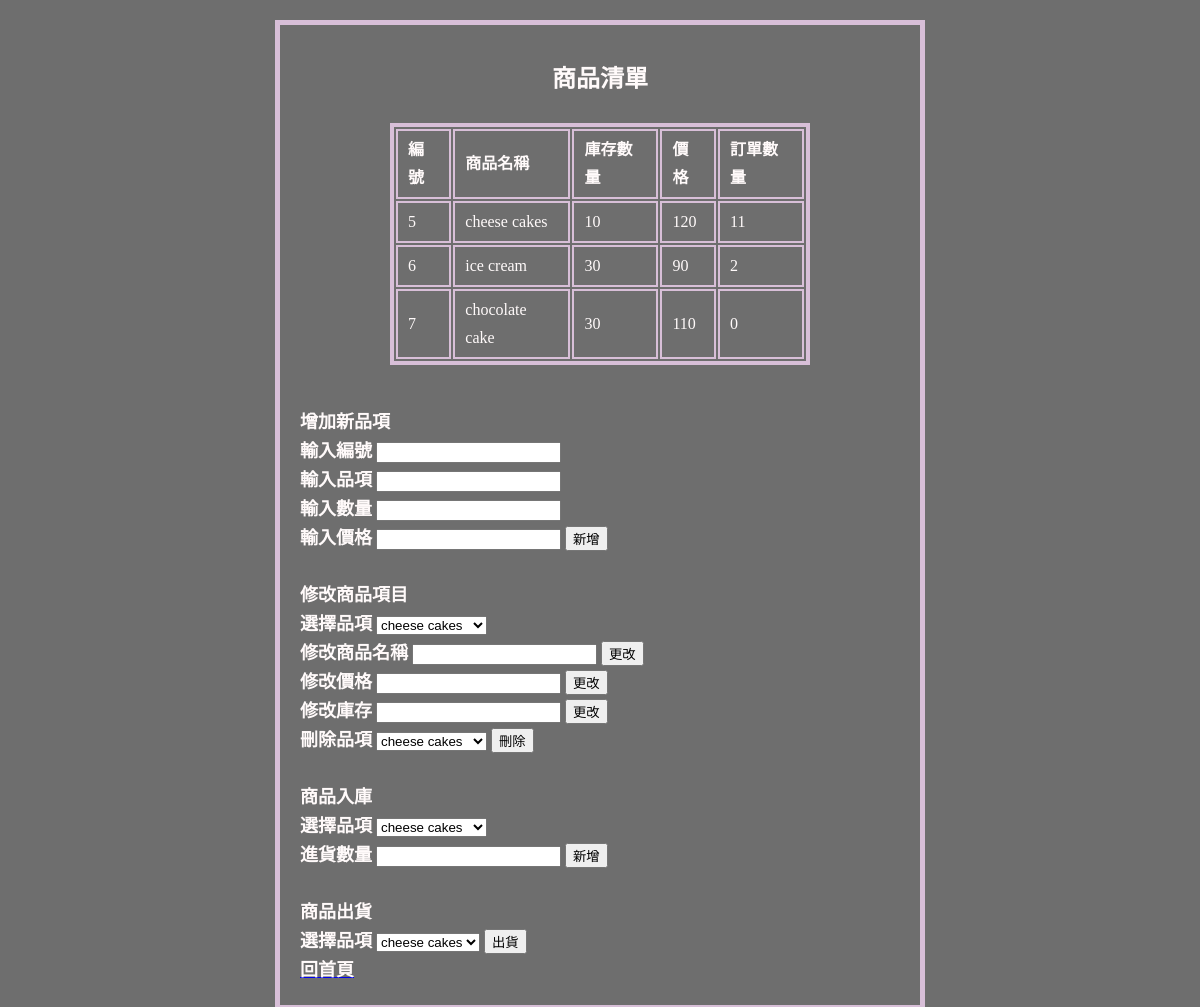
Screenshot of /project_cart/manage.php with the database file from the repository.
### tables this page shows
CREATE TABLE `list2` (
  `id` int(11) NOT NULL,
  `name` varchar(30) NOT NULL,
  `number` int(11) NOT NULL,
  `price` int(11) NOT NULL,
  `orders` int(30) NOT NULL
);

### project_cart/manage.php (the view, shortened to what this page needs)
<!DOCTYPE html>
<html>
<head>
</head>
<body>
<h2 align="center">商品清單</h2>
<table class="dataTable">
<?php
function newlist() {
    include "conndb.php";
    $sql3 = "SELECT * FROM `list2`";
    $result3=mysqli_query($db_link,$sql3);
    if (mysqli_num_rows($result3)>0) {
        while ($row=mysqli_fetch_assoc($result3)) {
            $datas[]=$row;
        }
		echo "<tr><td><b>編號</b></td><td><b>商品名稱</b></td><td><b>庫存數量</b></td><td><b>價格</b></td><td><b>訂單數量</b></td></tr>";
        foreach ($datas as $key => $row) {
		    echo "<tr><td>".$row["id"]."</td><td>".$row["name"]."</td><td>".$row["number"]."</td><td>".$row["price"]."</td><td>".$row["orders"]."</td></tr>";
        }
    }
}
echo newlist();
?>
</table></br>
<form action="newproduct.php" method="POST" >
<font size="4"><b>增加新品項</b></font></br>
<font size="4"><b>輸入編號</b></font>
<input type="number" id="id" min="0" name="id" onkeyup="check(this)"></br>
<font size="4"><b>輸入品項</b></font>
<input type="text" id="new" name="name"></br>
<font size="4"><b>輸入數量</b></font>
<input type="number" id="num" min="1" name="num" step="1" onkeyup="check(this)" ></br>
<font size="4"><b>輸入價格</b></font>
<input type="number" id="price" min="0" name="price" onkeyup="if(parseInt(this.value) < parseInt(this.min)){
this.value = this.min}">
<input type='submit' name="pnew" value='新增' /></form></br>
<form action="updatelist.php" method="POST">
<font size="4"><b>修改商品項目</b></font></br>
<font size="4"><b>選擇品項</b></font>
<select id="update" name="update">
<?php
function update() {
    include "conndb.php";
    $sql4 = "SELECT * FROM `list2`";
    $result4=mysqli_query($db_link,$sql4);
    if (mysqli_num_rows($result4)>0) {
        while ($row=mysqli_fetch_assoc($result4)) {
            $data4[]=$row;
        }
        foreach ($data4 as $key => $row) {
		    echo "<option>".$row["name"]."</option>";
        }
    }
}
echo update();
?>
</select></br>
<font size="4"><b>修改商品名稱</b></font>
<input type="text" id="newname" name="newname">
<input type='submit' name="nname" value='更改' /></br>
<font size="4"><b>修改價格</b></font>
<input type="number" id="newprice" min="0" name="newprice" onkeyup="if(parseInt(this.value) < parseInt(this.min)){
this.value = this.min}">
<input type='submit' name="nprice" value='更改' /></br>
<font size="4"><b>修改庫存</b></font>
<input type="number" id="newnum" min="1" name="newnum" step="1" onkeyup="check(this)" >
<input type='submit' name="nnum" value='更改' /></br>
<font size="4"><b>刪除品項</b></font>
<select id="del" name="del">
<?php
echo update();
?>
</select>
<input type='submit' name="delp" value='刪除' /></br>
</form>
<form action="addproduct.php" method="POST" >
<font size="4"><b>商品入庫</b></font></br>
<font size="4"><b>選擇品項</b></font>
<select id="addname" name="addname">
<?php
echo update();
?>
</select></br>
<font size="4"><b>進貨數量</b></font>
<input type="number" id="addnum" min="1" name="addnum" step="1" onkeyup="check(this)" >
<input type='submit' name="addnumber" value='新增' /></br>
</form></br>
<form action="order.php" method="POST" >
<font size="4"><b>商品出貨</b></font></br>
<font size="4"><b>選擇品項</b></font>
<select id="ordername" name="ordername">
<?php
   include "conndb.php";
    $sql = "SELECT * FROM `list2`";
    $result=mysqli_query($db_link,$sql);
    if (mysqli_num_rows($result)>0) {
        while ($row=mysqli_fetch_assoc($result)) {
            $data[]=$row;
        }
        foreach ($data as $key => $row) {
		    if ($row["orders"]>0) {
		        echo "<option>".$row["name"]."</option>";
            }
		}
    }
?>
</select>
<input type='submit' name="order" value='出貨' /></br>
</form>
<a href="UI1.html"><font size='4' color="snow" align="center"><b>回首頁</b></font></a></br>
</body>
</html>

### project_cart/manage.php (style rules this page uses)
body { background-color:#6E6E6E; width: 600px; margin:10px auto; padding: 20px; margin-top:20px; border: 5px solid Thistle; width: 600px; line-height: 28px; color:snow; font-family:標楷體; }
table { margin: 15px auto; border: 4px solid Thistle; width:420px;margin-top:30px; }
td { text-align:left; padding:5px 10px;border:2px solid Thistle; }

### rows the page displays
list2: id "5", name "cheese cakes", number "10", price "120", orders "11"
list2: id "6", name "ice cream", number "30", price "90", orders "2"
list2: id "7", name "chocolate cake", number "30", price "110", orders "0"

### other values shown
form field update "cheese cakes"
form field del "cheese cakes"
form field addname "cheese cakes"
form field ordername "cheese cakes"
